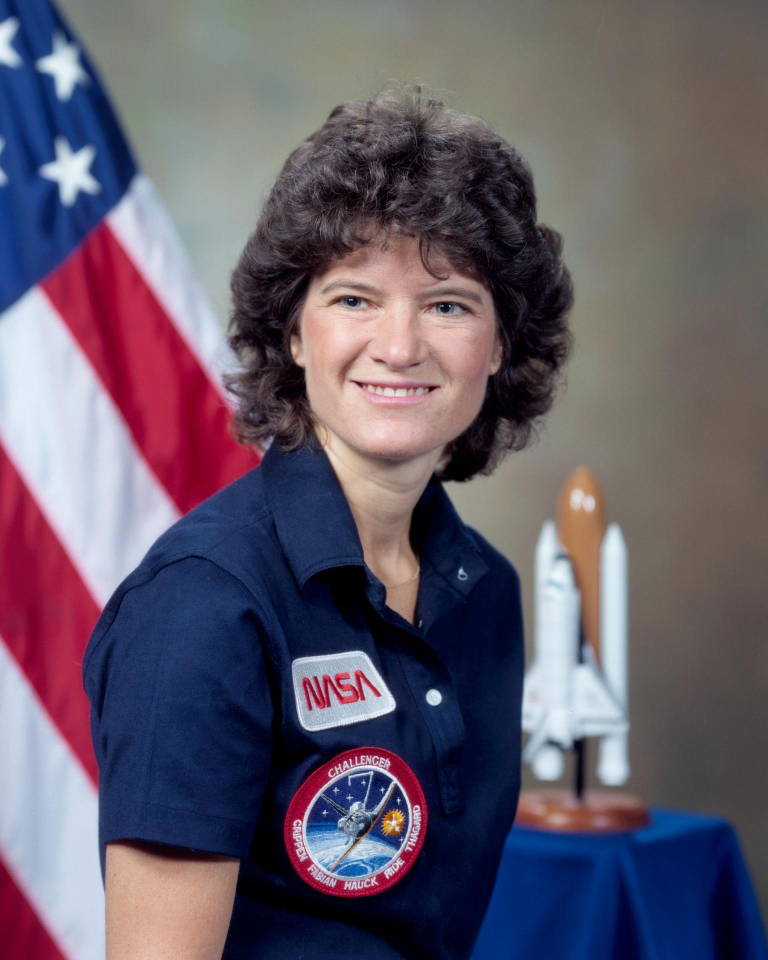
#> input picture assets/famous_people_trio_v1/sources/sally_ride.jpg, 1536 x 1920 px (shown at 1/2 size)
$ python render_centerpiece_stretched_v1.py
#> lines starting #> are read from the running program, lines starting #| are printed output that depends on the picture
#!/usr/bin/env python3
"""Centerpiece stretched shot: 1920x1080 5s MP4, 30fps.

A medium portrait card (720x900, Sally Ride) at canvas center — never
fullscreen — under a strong edge-stretching lens (k=0.20, scale=1.14,
extra outward magnification +0.18 toward the edges), RGB split, soft
blur, calm grain, vignette. One slow push 1.00->1.02, affine subpixel.
Mirrors CenterpieceStretched 1:1.
"""
import gc
import hashlib
import json
import os
import subprocess
import sys

import numpy as np
from PIL import Image, ImageDraw, ImageFont, ImageFilter

OUT = os.path.join(os.path.dirname(os.path.abspath(__file__)),
                   "..", "..", "out", "archival_lens_v1")
PNGDIR = os.path.join(OUT, "png")
MP4DIR = os.path.join(OUT, "mp4")
W, H = 1920, 1080
FPS, SECONDS = 30, 5
FRAMES = FPS * SECONDS
CARD_W, CARD_H = 720, 900
RIDE = os.path.join(os.path.dirname(os.path.abspath(__file__)),
                    "..", "..", "assets", "famous_people_trio_v1",
                    "sources", "sally_ride.jpg")
SERIF = "/usr/share/fonts/truetype/dejavu/DejaVuSerif-Bold.ttf"
SANS = "/usr/share/fonts/truetype/dejavu/DejaVuSans-Bold.ttf"
K, SCALE, STRETCH = 0.20, 1.14, 0.18


def hexrgb(s):
    s = s.lstrip("#")
    return np.array([int(s[0:2], 16), int(s[2:4], 16), int(s[4:6], 16)],
                    dtype=np.float32)


def cover(path, w, h):
#> called with w = 827, h = 1035
    img = Image.open(path).convert("RGB")
#> img is the input picture: PIL image 1536x1920 RGB; mean R, G, B 100.2, 90.9, 105.1
    sw, sh = img.size
#> sw = 1536; sh = 1920
    s = max(w / sw, h / sh)
#> s = 0.539
    img = img.resize((int(sw * s + 0.5), int(sh * s + 0.5)), Image.LANCZOS)
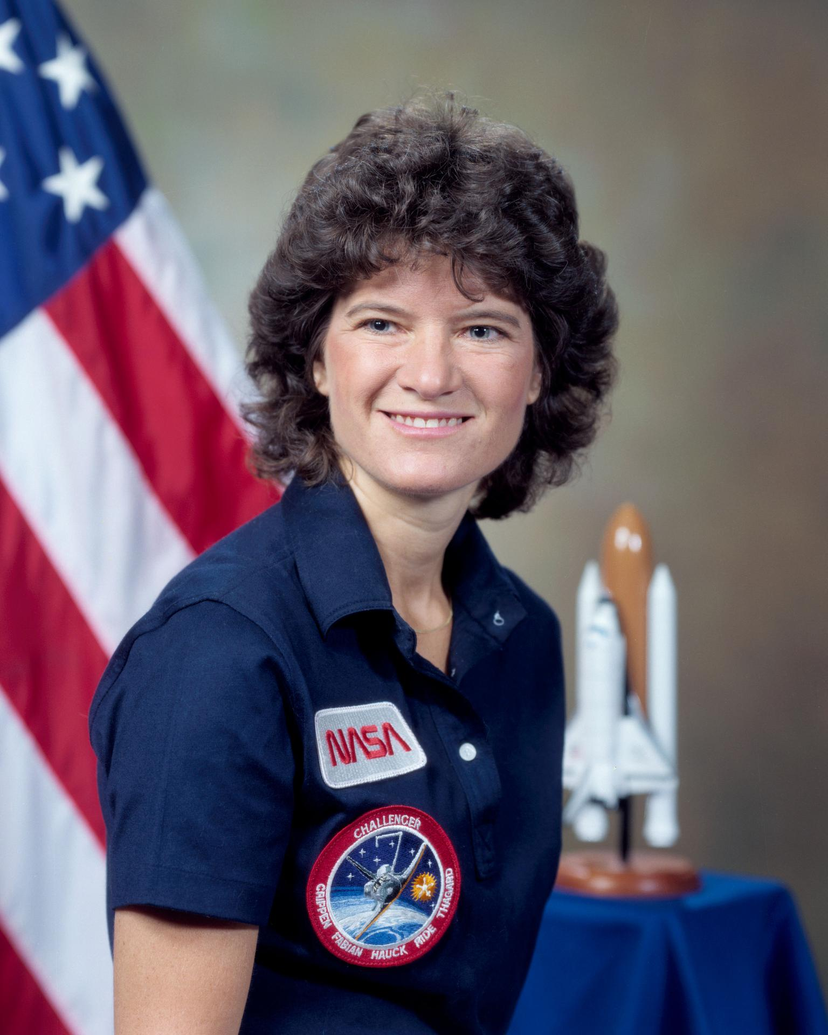
#> img: PIL image 828x1035 RGB; mean R, G, B 100.2, 90.9, 105.1
    l = (img.size[0] - w) // 2
#> l = 0
    t = (img.size[1] - h) // 2
#> t = 0
    return img.crop((l, t, l + w, t + h))


def smoothstep(a, b, x):
    t = np.clip((x - a) / (b - a), 0, 1).astype(np.float32)
    return t * t * (3 - 2 * t)


def build_warp():
    yy, xx = np.mgrid[0:H, 0:W].astype(np.float32)
    aspect = W / H
    nx = (xx / W - 0.5) * aspect
    ny = yy / H - 0.5
    r = np.sqrt(nx * nx + ny * ny)
    factor = (1.0 + K * r * r) / SCALE * (1.0 + STRETCH * smoothstep(0.3, 0.75, r))
    sx = (nx * factor / aspect + 0.5) * W
    sy = (ny * factor + 0.5) * H
    inside = (sx >= 0) & (sx <= W - 1.001) & (sy >= 0) & (sy <= H - 1.001)
    sx = np.clip(sx, 0, W - 1.001)
    sy = np.clip(sy, 0, H - 1.001)
    x0 = sx.astype(np.int32)
    y0 = sy.astype(np.int32)
    x1 = np.minimum(x0 + 1, W - 1)
    y1 = np.minimum(y0 + 1, H - 1)
    return y0, x0, y1, x1, (sx - x0).astype(np.float32), \
        (sy - y0).astype(np.float32), inside.astype(np.float32)


def sha256(path):
    h = hashlib.sha256()
    with open(path, "rb") as f:
        for chunk in iter(lambda: f.read(1 << 20), b""):
            h.update(chunk)
    return h.hexdigest()


def main():
    os.makedirs(PNGDIR, exist_ok=True)
    os.makedirs(MP4DIR, exist_ok=True)
    print("baking ...", flush=True)
    bg = np.full((H, W, 3), hexrgb("#08080A"), dtype=np.float32)
    yy, xx = np.mgrid[0:H, 0:W].astype(np.float32)
    dx = (xx - W * 0.5) / (W * 0.62)
    dy = (yy - H * 0.5) / (H * 0.62)
    fall = np.clip(1 - np.sqrt(dx ** 2 + dy ** 2), 0, 1) ** 2
    bg = bg * (1 - fall[..., None] * 0.15) + hexrgb("#4A0D12") * fall[..., None] * 0.15
    del dx, dy, fall
    vig = np.clip((np.sqrt(((xx / W - 0.5) ** 2 + (yy / H - 0.5) ** 2)) - 0.32) / 0.45, 0, 1)
    vigmap = 1 - 0.30 * vig
    del xx, yy, vig
    photo_big = cover(RIDE, int(CARD_W * 1.15), int(CARD_H * 1.15))
    # Caption strip below the centered card (no plate, bg shows through).
    cap = Image.new("RGB", (840, 54), "#08080A")
    d = ImageDraw.Draw(cap)
    d.text((20, 5), "SALLY RIDE  -  1983", font=ImageFont.truetype(SANS, 36),
           fill="#C9A227")
    maps = build_warp()
    y0, x0, y1, x1, wx, wy, inside = maps
    mp4 = os.path.join(MP4DIR, "centerpiece_stretched_v1.mp4")
    cmd = ["ffmpeg", "-y", "-loglevel", "error",
           "-f", "rawvideo", "-pix_fmt", "rgb24", "-s", f"{W}x{H}",
           "-r", str(FPS), "-i", "-",
           "-c:v", "libx264", "-preset", "medium", "-crf", "18",
           "-pix_fmt", "yuv420p", "-an", mp4]
#> (the run stopped early here; a loop or call above may not have finished)

$ run again, with assets/archival_refs_v2/al_capone_trio_source.png saved as assets/famous_people_trio_v1/sources/sally_ride.jpg
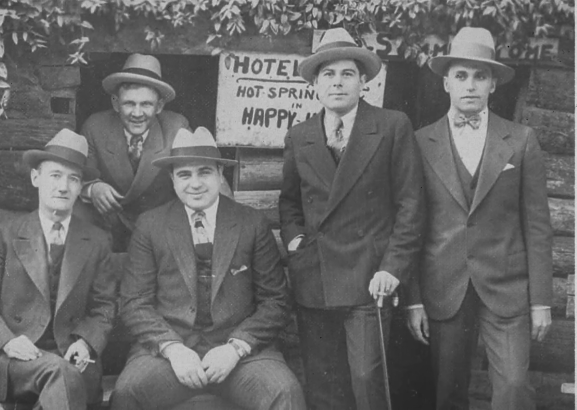
#> input picture assets/archival_refs_v2/al_capone_trio_source.png, 1153 x 819 px (shown at 1/2 size)
#> in cover, `return img.crop((l, t, l + w, t + h))`:
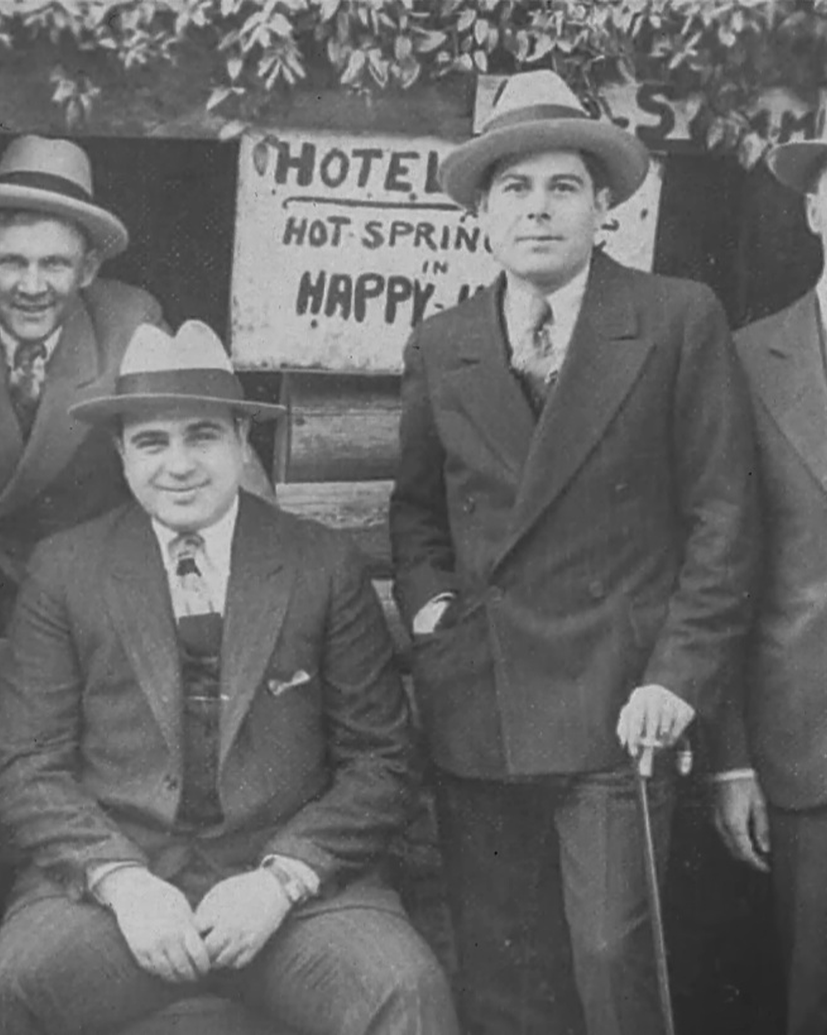
#> returned value: PIL image 827x1035 RGB; min 13, max 215, mean 103.4

$ run again, with assets/archival_refs_v2/chicago_building_source.png saved as assets/famous_people_trio_v1/sources/sally_ride.jpg
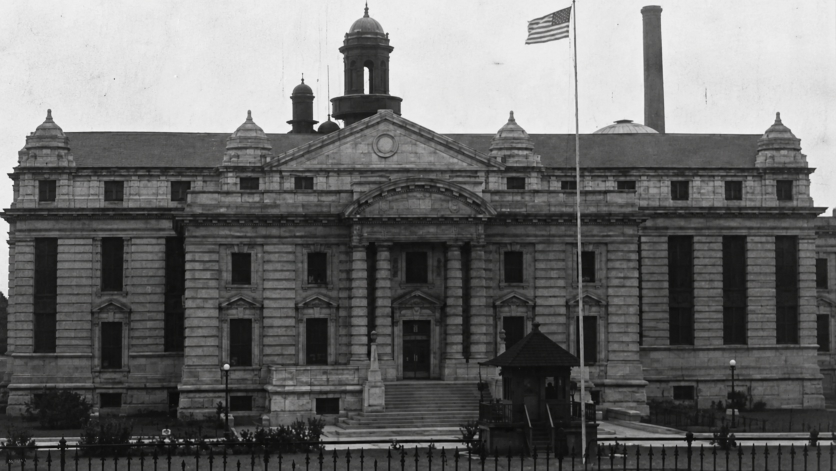
#> input picture assets/archival_refs_v2/chicago_building_source.png, 1672 x 941 px (shown at 1/2 size)
#> in cover, img is the input picture: PIL image 1672x941 RGB; mean R, G, B 108.7, 108.7, 108.3
#> img: PIL image 1839x1035 RGB
#> in cover, `return img.crop((l, t, l + w, t + h))`:
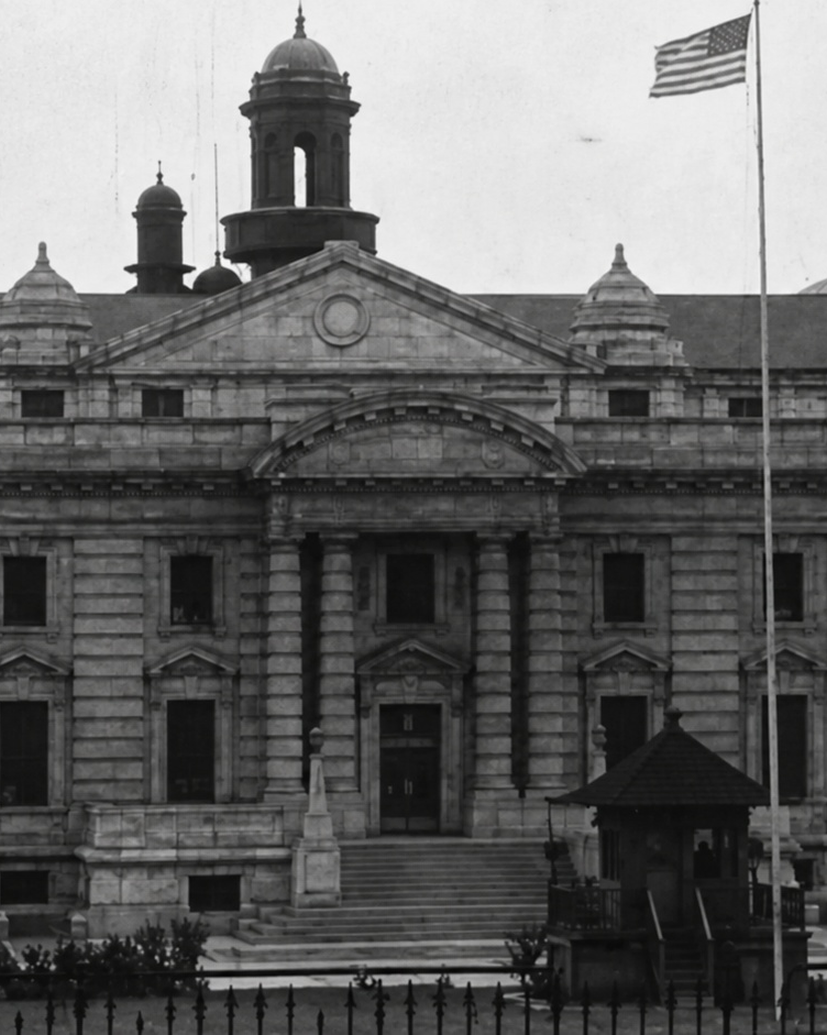
#> returned value: PIL image 827x1035 RGB; mean R, G, B 103.5, 103.5, 103.2
